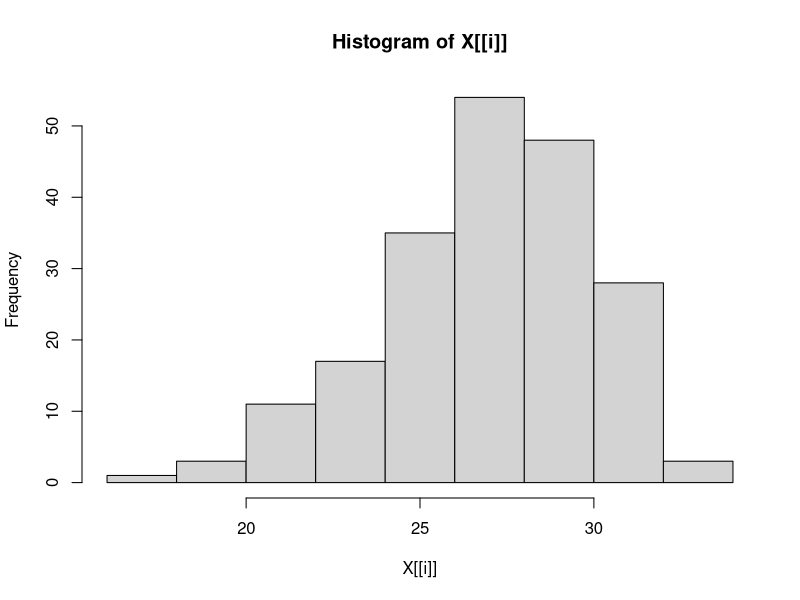
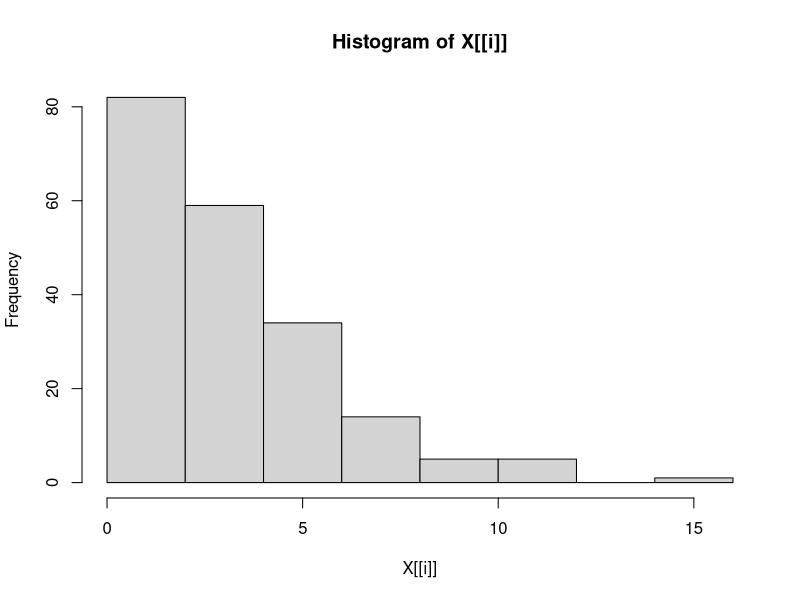
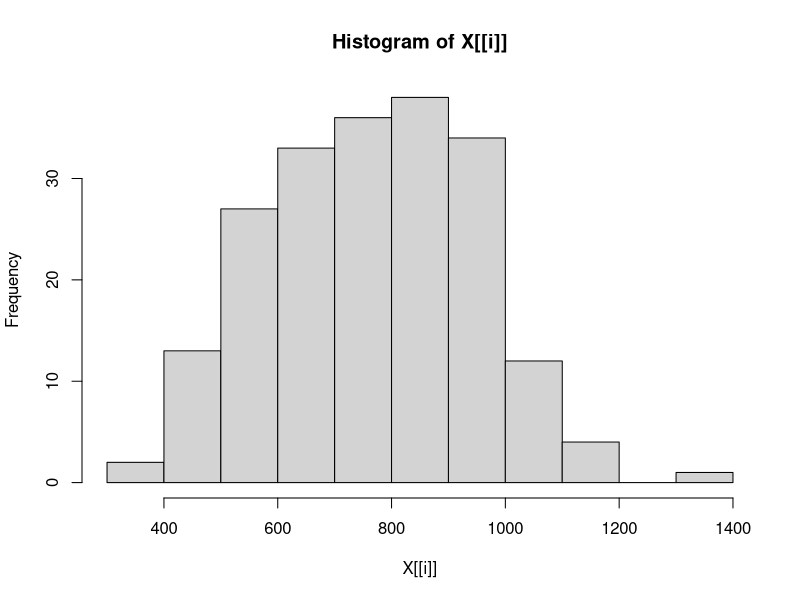
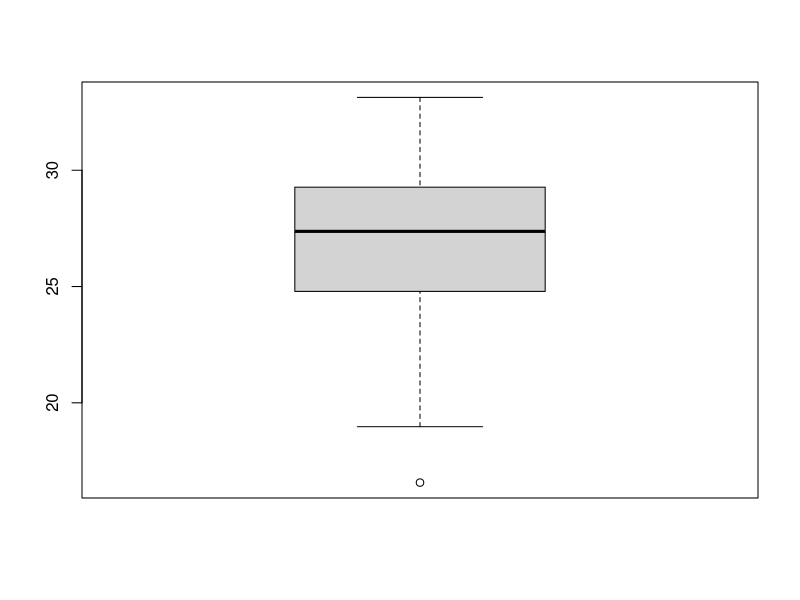
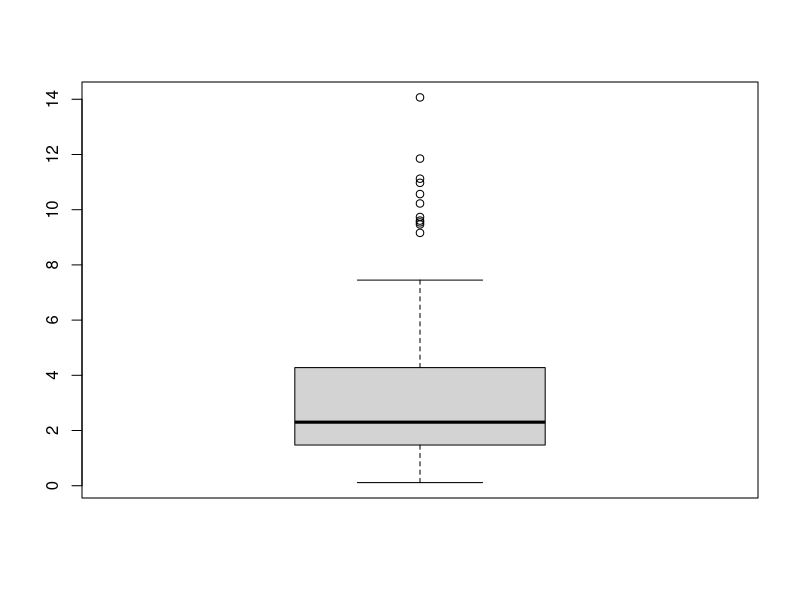
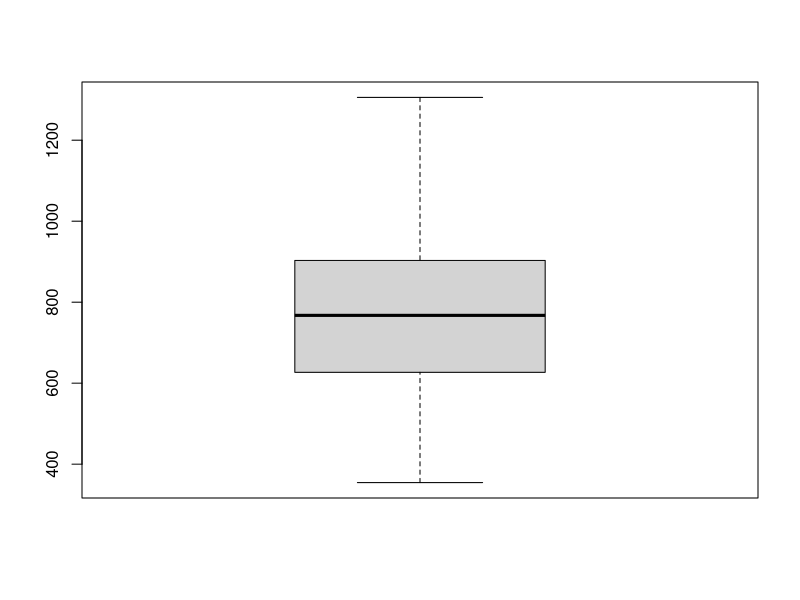
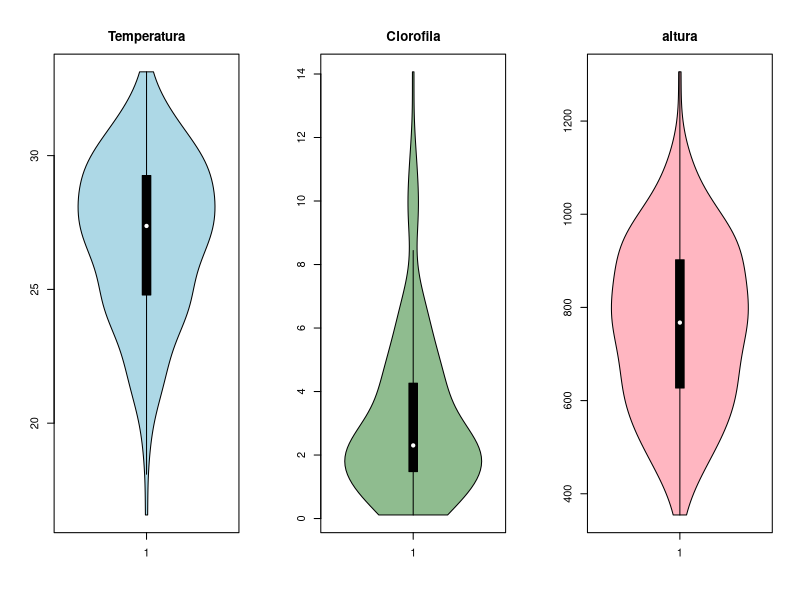
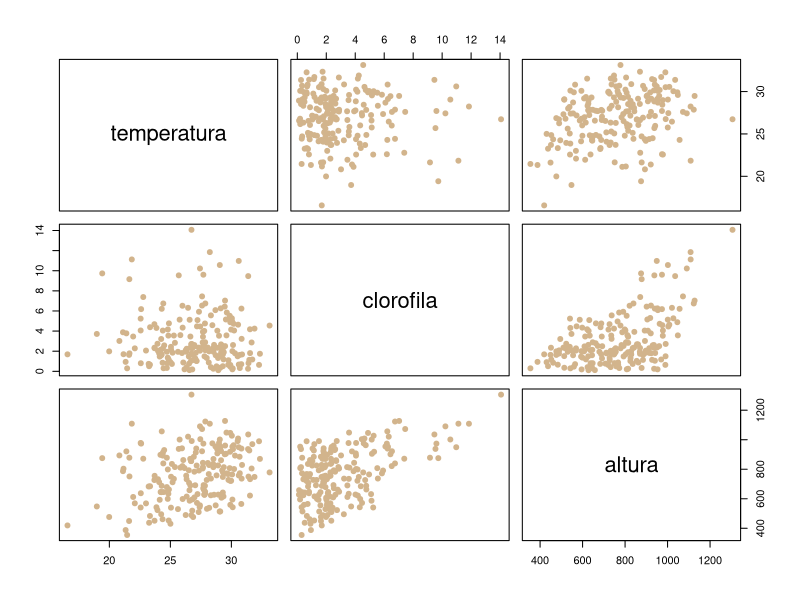

Here is the R script that generated these plots, in order:
## ---- chunk 1
knitr::opts_chunk$set(echo = TRUE, warning = FALSE, message = FALSE)

## ---- chunk 2
packages <- c("sf", "spdep", "spatialreg", "vioplot", "corrplot", "ggplot2")
# Revisar si los paquetes están instalados
no_i<- packages[!packages %in% installed.packages()[, "Package"]]
# instalar paquetes faltantes
if (length(no_i) > 1) {
  install.packages(no_i, repos = "https://cran.rstudio.com/", dep = T)
}

library(spdep)   # datos espaciales
library(sf)      # datos espaciales
library(spatialreg) # modelos SAR/SEM
library(vioplot)   # gráficos de violín
library(corrplot)  # gráficos de correlación 
library(ggplot2)
## ---- chunk 3

# Cargar datos
dm <- read.csv("datos_marinos.csv")

head(dm)   # primeras 6 filas
summary(dm)  # resumen estadístico

## ---- chunk 4

#  Vistazo general de las variables
lapply(dm[,3:5], hist) # histogramas
lapply(dm[,3:5], boxplot) # boxplots

## ---- chunk 5
# Graficos de violín
par(mfrow=c(1,3)) # presentar 3 gráficos en 1 fila, 3 columnas
vioplot(dm$temperatura, col="lightblue", main="Temperatura")
vioplot(dm$clorofila, col="darkseagreen", main="Clorofila")
vioplot(dm$altura, col="lightpink", main="altura")
par(mfrow=c(1,1))  # volver a 1 gráfico
## ---- chunk 6
(cor_mat <- cor(dm[,3:5])) # Matriz de correlaciones

# Gráficos de dispersión
pairs(dm[,3:5], pch=19, col="tan")


# Visualización con corrplot
corrplot(cor_mat, method = "circle", type = "upper",
         col = colorRampPalette(c("orangered", "white", "mediumseagreen"))(200),
         tl.col = "darkslateblue", tl.srt = 45, 
         addCoef.col = "midnightblue", number.cex = 0.8)
## ---- chunk 7

# Convertir a objeto espacial (CRS WGS84)
dm_sp <- st_as_sf(dm, coords = c("lon", "lat"), crs = 4326)


# Gráfico simple. El gradiente de color va de menor a mayor altura
# plot(dm_sp["altura"], main = "altura", pch=18, axes=T)

# Gráfico con escala. El tamaño de los puntos va de menor a mayor altura
# plot(dm_sp["altura"], 
#      cex = scales::rescale(dm_sp$altura, to=c(1,4)),
#      col = "darkblue", pch = 19,
#      main = "altura ", axes=T)



# Definir límites 
xlim <- c(min(dm$lon) - 0.2, max(dm$lon) + 0.2)
ylim <- c(min(dm$lat) - 0.2, max(dm$lat) + 0.2)


ggplot() +
  borders("world", xlim = xlim, ylim = ylim,
          fill = "gray90", colour = "gray70") +
  geom_point(data = dm,
             aes(x = lon, y = lat, colour = altura),
             size = 2) +
  scale_color_gradient(low = "lightblue", high = "darkred") +
  coord_sf(xlim = xlim, ylim = ylim, expand = FALSE) +
  labs(title = "",
       x = "Lon", y = "Lat", colour = "Altura") +
  theme_minimal()

## ---- chunk 8

ggplot() +
  borders("world", xlim = xlim, ylim = ylim,
          fill = "gray90", colour = "gray70") +
  geom_point(data = dm,
             aes(x = lon, y = lat, colour = clorofila),
             size = 2) +
  scale_color_gradient(low = "lightblue", high = "darkred") +
  coord_sf(xlim = xlim, ylim = ylim, expand = FALSE) +
  labs(title = "",
       x = "Lon", y = "Lat", colour = "Clorofila") +
  theme_minimal()

## ---- chunk 9
ggplot(dm, aes(x = lon, y = lat)) +
  borders("world", xlim = range(dm$lon), ylim = range(dm$lat),
          fill = "gray90", colour = "gray70") +
  geom_point(aes(color = cut_number(altura, 4)), size = 2 ) +   # 4 cuartiles
  scale_color_brewer(palette = "RdYlBu", name = "Cuartiles") +
  coord_sf(xlim = range(dm$lon), ylim = range(dm$lat), expand = FALSE) +
  theme_minimal() +
  labs(title = "Mapa de altura por cuartiles")

quantile(dm$altura, probs = seq(0, 1, 0.25))

## ---- chunk 10
ggplot(dm, aes(x = lon, y = lat)) +
  borders("world", fill="gray90", colour="gray70") +
  geom_point(aes(size = altura, color = temperatura), alpha = 0.7) +
  scale_color_viridis_c() +
  coord_sf(xlim = range(dm$lon), ylim = range(dm$lat)) +
  theme_minimal()

## ---- chunk 11
ggplot(dm, aes(x = lon, y = lat)) +
  borders("world", fill="gray90", colour="gray70") +
  geom_point(aes(size = altura, color = cut_number(clorofila, 4)), alpha = 0.7) +
  scale_color_brewer(palette = "RdYlBu", name = "Cuartiles") +
  coord_sf(xlim = range(dm$lon), ylim = range(dm$lat)) +
  theme_minimal()
## ---- chunk 12

aggregate(altura ~ cut_number(clorofila, 4), summary, data = dm)
## ---- chunk 13
# Recreamos un box-plot
vb <- dm$altura

q <- quantile(vb, probs = c(0.25, 0.5, 0.75))
iqr <- IQR(vb)

# Bigotes
lower <- q[1] - 1.5 * iqr
upper <- q[3] + 1.5 * iqr

# Variable que indica si el valor está por encima o por debajo de los bigotes
dm$boxcat <- cut(
  vb,
  breaks = c(-Inf, lower, q[1], q[2], q[3], upper, Inf),
  labels = c("Extremo bajo", "Q1", "Q2", "Q3", "Q4", "Extremo alto"),
  include.lowest = TRUE
)


xlim <- range(dm$lon) + c(-0.2, 0.2)
ylim <- range(dm$lat) + c(-0.2, 0.2)

ggplot(dm, aes(x = lon, y = lat)) +
  borders("world", xlim = xlim, ylim = ylim,
          fill = "gray90", colour = "gray70") +
  geom_point(aes(color = boxcat), size = 3) +   # El color depende de la variable boxcat
  scale_color_manual(values = c(
    "Extremo bajo" = "blue",
    "Q1"           = "lightblue",
    "Q2"           = "green",
    "Q3"           = "orange",
    "Q4"           = "red",
    "Extremo alto" = "darkred"
  )) +
  coord_sf(xlim = xlim, ylim = ylim, expand = FALSE) +
  theme_minimal() +
  labs(title = "",
       x = "Longitud", y = "Latitud",
       color = "Categoría")
## ---- chunk 14

# Matriz de coordenadas
coords <- cbind(dm$lon, dm$lat)

nb_knn <- knn2nb(knearneigh(coords, k=4))

# Distancia (radio = 0.5 grados aprox.)
nb_dist <- dnearneigh(coords, 0,0.5)

par(mfrow=c(1,2))
plot(nb_knn, coords, main="Vecinos k-NN (k=4)", col="blue")
plot(nb_dist, coords, main="Vecinos por distancia", col="red")
## ---- chunk 15

W <- nb2listw(nb_knn, style = "W")

# Moran's I
lisa <- localmoran(dm$altura, W)

# Creando las etiquetas tomando como referencia a la media
dm$lisa_cat <- NA
ref_val <- mean(dm$altura)

for (i in 1:nrow(dm)) {
  if (dm$altura[i] >= ref_val & lisa[i,1] > 0) {
    dm$lisa_cat[i] <- "High-High"
  } else if (dm$altura[i] < ref_val & lisa[i,1] > 0) {
    dm$lisa_cat[i] <- "Low-Low"
  } else if (dm$altura[i] >= ref_val & lisa[i,1] < 0) {
    dm$lisa_cat[i] <- "High-Low"
  } else if (dm$altura[i] < ref_val & lisa[i,1] < 0) {
    dm$lisa_cat[i] <- "Low-High"
  }
}

dm$lisa_cat <- factor(dm$lisa_cat,
                            levels = c("High-High","Low-Low","High-Low","Low-High"))

# El gráfico
xlim <- range(dm$lon) + c(-0.2, 0.2)
ylim <- range(dm$lat) + c(-0.2, 0.2)

ggplot(dm, aes(x = lon, y = lat)) +
  borders("world", xlim = xlim, ylim = ylim,
          fill = "gray90", colour = "gray70") +
  geom_point(aes(color = lisa_cat), size = 3) +
  scale_color_manual(values = c(
    "High-High" = "darkred",
    "Low-Low"   = "darkblue",
    "High-Low"  = "orange",
    "Low-High"  = "skyblue"
  )) +
  coord_sf(xlim = xlim, ylim = ylim, expand = FALSE) +
  theme_minimal() +
  labs(title = "Mapa de outliers espaciales LISA (Altura)",
       x = "Longitud", y = "Latitud",
       color = "Categoría LISA")
